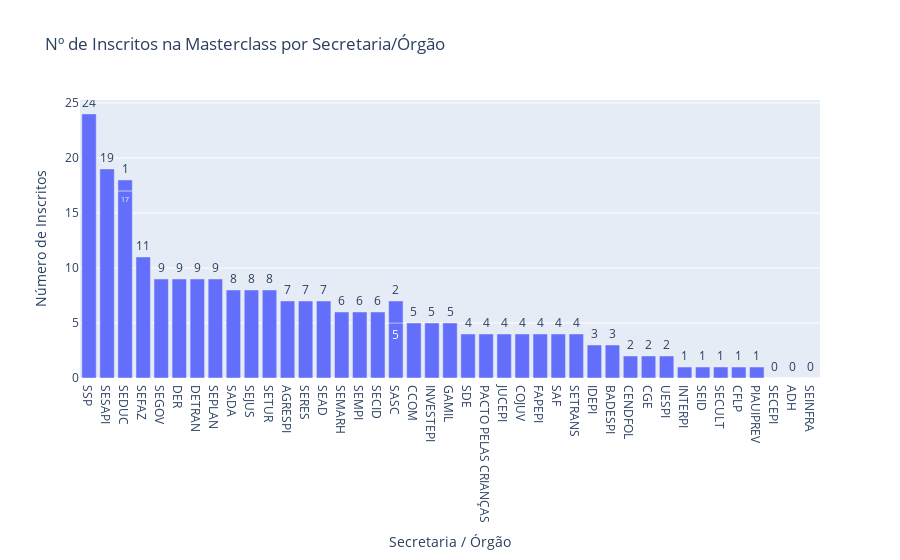
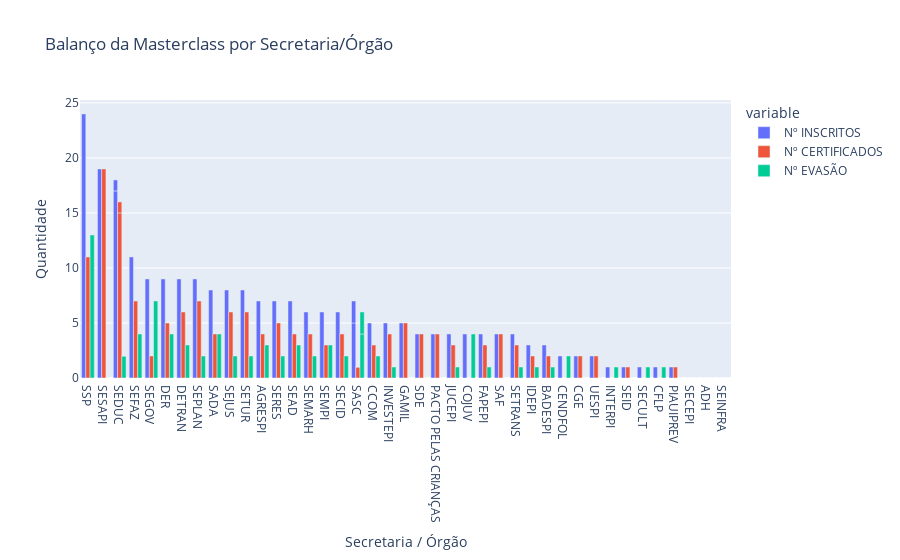

The code cell stored with these charts, in order, in its notebook:
### Code cell
# Passo 10: Criar gráficos para a participação por Secretaria

# (Lembre-se que o df_secretarias_masterclass já está carregado)

# --- Gráfico 1: Ranking de Secretarias por Nº de Inscritos ---

# Para uma melhor visualização, vamos ordenar as secretarias pela quantidade de inscritos
df_masterclass_ordenado = df_secretarias_masterclass.sort_values(by='Nº INSCRITOS', ascending=False)

fig3 = px.bar(
    df_masterclass_ordenado,
    x='SECRETARIA/ÓRGÃO',
    y='Nº INSCRITOS',
    title='Nº de Inscritos na Masterclass por Secretaria/Órgão',
    labels={'SECRETARIA/ÓRGÃO': 'Secretaria / Órgão', 'Nº INSCRITOS': 'Número de Inscritos'},
    text='Nº INSCRITOS'
)
fig3.update_traces(textposition='outside')
print("Exibindo Gráfico 1: Ranking de Secretarias por Inscrição...")
fig3.show()


# --- Gráfico 2: Comparativo de Inscritos, Certificados e Evasão ---

fig4 = px.bar(
    df_masterclass_ordenado,
    x='SECRETARIA/ÓRGÃO',
    y=['Nº INSCRITOS', 'Nº CERTIFICADOS', 'Nº EVASÃO'],
    title='Balanço da Masterclass por Secretaria/Órgão',
    labels={'SECRETARIA/ÓRGÃO': 'Secretaria / Órgão', 'value': 'Quantidade'},
    barmode='group'
)
print("\nExibindo Gráfico 2: Comparativo Agrupado...")
fig4.show()

### Figure 1 — Plotly figure (JSON) as saved in the notebook; plotly's stock layout.template omitted (floating-point values rounded to 4 significant figures)
{"data": [{"alignmentgroup": "True", "hovertemplate": "Secretaria / Órgão=%{x}<br>Número de Inscritos=%{text}<extra></extra>", "legendgroup": "", "marker": {"color": "#636efa", "pattern": {"shape": ""}}, "name": "", "offsetgroup": "", "orientation": "v", "showlegend": false, "text": [24, 19, 17, 11, 9, 9, 9, 9, 8, 8, 8, 7, 7, 7, 6, 6, 6, 5, 5, 5, 5, 4, 4, 4, 4, 4, 4, 4, 3, 3, 2, 2, 2, 2, 1, 1, 1, 1, 1, 1, 0, 0, 0], "textposition": "outside", "type": "bar", "x": ["SSP", "SESAPI", "SEDUC", "SEFAZ", "SEGOV", "DER", "DETRAN", "SEPLAN", "SADA", "SEJUS", "SETUR", "AGRESPI", "SERES", "SEAD", "SEMARH", "SEMPI", "SECID", "SASC", "CCOM", "INVESTEPI", "GAMIL", "SDE", "PACTO PELAS CRIANÇAS", "JUCEPI", "COJUV", "FAPEPI", "SAF", "SETRANS", "IDEPI", "BADESPI", "CENDFOL", "SASC", "CGE", "UESPI", "SEDUC", "INTERPI", "SEID", "SECULT", "CFLP", "PIAUIPREV", "SECEPI", "ADH", "SEINFRA"], "xaxis": "x", "y": [24, 19, 17, 11, 9, 9, 9, 9, 8, 8, 8, 7, 7, 7, 6, 6, 6, 5, 5, 5, 5, 4, 4, 4, 4, 4, 4, 4, 3, 3, 2, 2, 2, 2, 1, 1, 1, 1, 1, 1, 0, 0, 0], "yaxis": "y"}], "layout": {"barmode": "relative", "legend": {"tracegroupgap": 0}, "title": {"text": "Nº de Inscritos na Masterclass por Secretaria/Órgão"}, "xaxis": {"anchor": "y", "domain": [0, 1], "title": {"text": "Secretaria / Órgão"}}, "yaxis": {"anchor": "x", "domain": [0, 1], "title": {"text": "Número de Inscritos"}}}}

### Figure 2 — Plotly figure (JSON) as saved in the notebook; plotly's stock layout.template omitted (floating-point values rounded to 4 significant figures)
{"data": [{"alignmentgroup": "True", "hovertemplate": "variable=Nº INSCRITOS<br>Secretaria / Órgão=%{x}<br>Quantidade=%{y}<extra></extra>", "legendgroup": "Nº INSCRITOS", "marker": {"color": "#636efa", "pattern": {"shape": ""}}, "name": "Nº INSCRITOS", "offsetgroup": "Nº INSCRITOS", "orientation": "v", "showlegend": true, "textposition": "auto", "type": "bar", "x": ["SSP", "SESAPI", "SEDUC", "SEFAZ", "SEGOV", "DER", "DETRAN", "SEPLAN", "SADA", "SEJUS", "SETUR", "AGRESPI", "SERES", "SEAD", "SEMARH", "SEMPI", "SECID", "SASC", "CCOM", "INVESTEPI", "GAMIL", "SDE", "PACTO PELAS CRIANÇAS", "JUCEPI", "COJUV", "FAPEPI", "SAF", "SETRANS", "IDEPI", "BADESPI", "CENDFOL", "SASC", "CGE", "UESPI", "SEDUC", "INTERPI", "SEID", "SECULT", "CFLP", "PIAUIPREV", "SECEPI", "ADH", "SEINFRA"], "xaxis": "x", "y": [24, 19, 17, 11, 9, 9, 9, 9, 8, 8, 8, 7, 7, 7, 6, 6, 6, 5, 5, 5, 5, 4, 4, 4, 4, 4, 4, 4, 3, 3, 2, 2, 2, 2, 1, 1, 1, 1, 1, 1, 0, 0, 0], "yaxis": "y"}, {"alignmentgroup": "True", "hovertemplate": "variable=Nº CERTIFICADOS<br>Secretaria / Órgão=%{x}<br>Quantidade=%{y}<extra></extra>", "legendgroup": "Nº CERTIFICADOS", "marker": {"color": "#EF553B", "pattern": {"shape": ""}}, "name": "Nº CERTIFICADOS", "offsetgroup": "Nº CERTIFICADOS", "orientation": "v", "showlegend": true, "textposition": "auto", "type": "bar", "x": ["SSP", "SESAPI", "SEDUC", "SEFAZ", "SEGOV", "DER", "DETRAN", "SEPLAN", "SADA", "SEJUS", "SETUR", "AGRESPI", "SERES", "SEAD", "SEMARH", "SEMPI", "SECID", "SASC", "CCOM", "INVESTEPI", "GAMIL", "SDE", "PACTO PELAS CRIANÇAS", "JUCEPI", "COJUV", "FAPEPI", "SAF", "SETRANS", "IDEPI", "BADESPI", "CENDFOL", "SASC", "CGE", "UESPI", "SEDUC", "INTERPI", "SEID", "SECULT", "CFLP", "PIAUIPREV", "SECEPI", "ADH", "SEINFRA"], "xaxis": "x", "y": [11, 19, 15, 7, 2, 5, 6, 7, 4, 6, 6, 4, 5, 4, 4, 3, 4, 1, 3, 4, 5, 4, 4, 3, 0, 3, 4, 3, 2, 2, 0, 0, 2, 2, 1, 0, 1, 0, 0, 1, 0, 0, 0], "yaxis": "y"}, {"alignmentgroup": "True", "hovertemplate": "variable=Nº EVASÃO<br>Secretaria / Órgão=%{x}<br>Quantidade=%{y}<extra></extra>", "legendgroup": "Nº EVASÃO", "marker": {"color": "#00cc96", "pattern": {"shape": ""}}, "name": "Nº EVASÃO", "offsetgroup": "Nº EVASÃO", "orientation": "v", "showlegend": true, "textposition": "auto", "type": "bar", "x": ["SSP", "SESAPI", "SEDUC", "SEFAZ", "SEGOV", "DER", "DETRAN", "SEPLAN", "SADA", "SEJUS", "SETUR", "AGRESPI", "SERES", "SEAD", "SEMARH", "SEMPI", "SECID", "SASC", "CCOM", "INVESTEPI", "GAMIL", "SDE", "PACTO PELAS CRIANÇAS", "JUCEPI", "COJUV", "FAPEPI", "SAF", "SETRANS", "IDEPI", "BADESPI", "CENDFOL", "SASC", "CGE", "UESPI", "SEDUC", "INTERPI", "SEID", "SECULT", "CFLP", "PIAUIPREV", "SECEPI", "ADH", "SEINFRA"], "xaxis": "x", "y": [13, 0, 2, 4, 7, 4, 3, 2, 4, 2, 2, 3, 2, 3, 2, 3, 2, 4, 2, 1, 0, 0, 0, 1, 4, 1, 0, 1, 1, 1, 2, 2, 0, 0, 0, 1, 0, 1, 1, 0, 0, 0, 0], "yaxis": "y"}], "layout": {"barmode": "group", "legend": {"title": {"text": "variable"}, "tracegroupgap": 0}, "title": {"text": "Balanço da Masterclass por Secretaria/Órgão"}, "xaxis": {"anchor": "y", "domain": [0, 1], "title": {"text": "Secretaria / Órgão"}}, "yaxis": {"anchor": "x", "domain": [0, 1], "title": {"text": "Quantidade"}}}}
